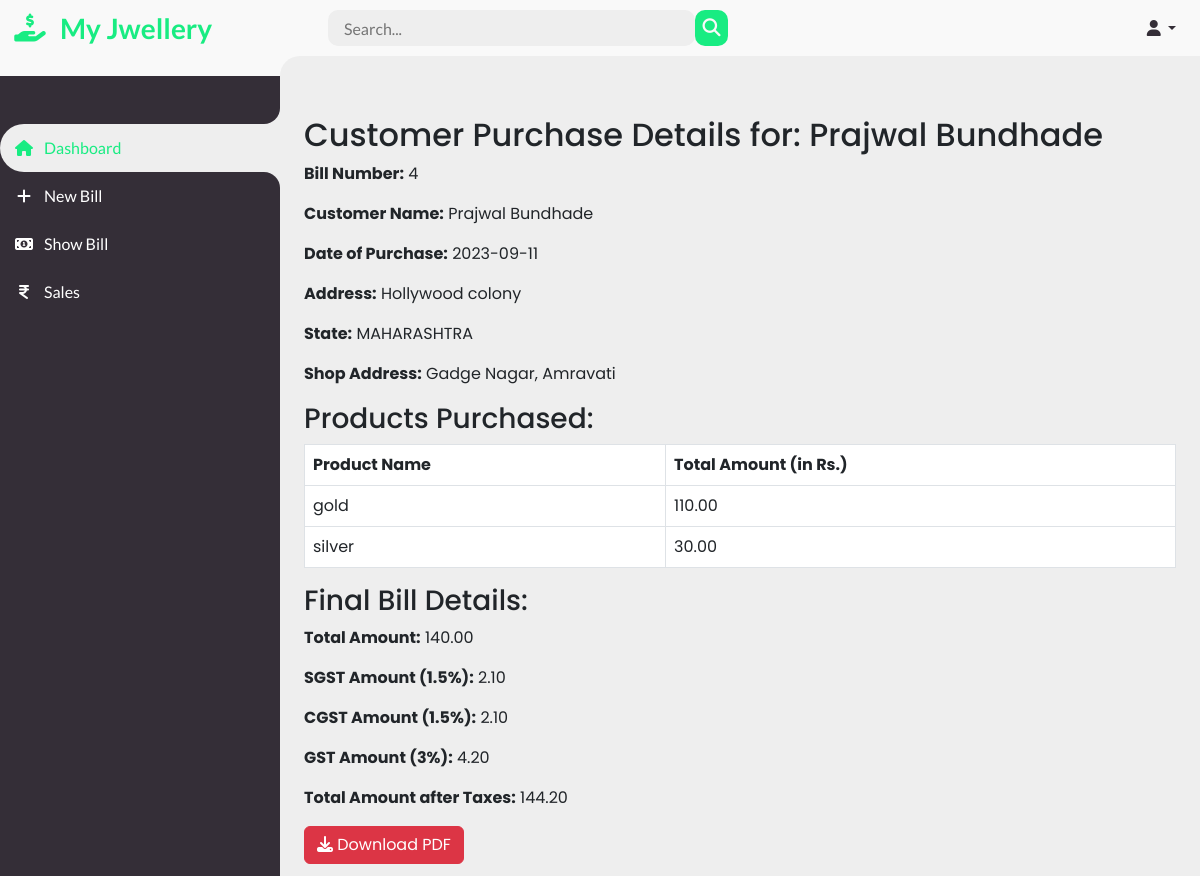
The page /view.php?customer_id=4 on the database its author committed.
### tables this page shows
CREATE TABLE `new_customer_details` (
  `customer_id` int(11) NOT NULL,
  `shop_address` varchar(255) DEFAULT NULL,
  `gstin` varchar(255) DEFAULT NULL,
  `date` date DEFAULT NULL,
  `name` varchar(255) DEFAULT NULL,
  `address` varchar(255) DEFAULT NULL,
  `state` varchar(255) DEFAULT NULL
);

CREATE TABLE `product_details` (
  `product_id` int(11) NOT NULL,
  `customer_id` int(11) DEFAULT NULL,
  `description` varchar(255) DEFAULT NULL,
  `karet` varchar(255) DEFAULT NULL,
  `hsncode` varchar(255) DEFAULT NULL,
  `gross_weight` decimal(10,8) DEFAULT NULL,
  `net_weight` decimal(10,6) DEFAULT NULL,
  `rate` decimal(10,6) DEFAULT NULL,
  `labour_charge` decimal(10,7) DEFAULT NULL,
  `total_amount` decimal(10,2) DEFAULT NULL
);

CREATE TABLE `final_bill` (
  `bill_id` int(11) NOT NULL,
  `customer_id` int(11) DEFAULT NULL,
  `total_amount` decimal(10,2) DEFAULT NULL,
  `sgst_amount` decimal(10,2) DEFAULT NULL,
  `cgst_amount` decimal(10,2) DEFAULT NULL,
  `gst_total` decimal(10,2) DEFAULT NULL,
  `total_amount_after_taxes` decimal(10,2) DEFAULT NULL
);

### view.php (the view, shortened to what this page needs)
<?php
include 'dbconn.php';
if (isset($_GET['customer_id'])) {
    $billNumber = $_GET['customer_id'];
    $sql = "SELECT * FROM `new_customer_details` WHERE `customer_id` = '$billNumber'";
    $result = mysqli_query($conn, $sql);
    $customerDetails = mysqli_fetch_assoc($result);
    $sql = "SELECT * FROM `product_details` WHERE `customer_id` = '$billNumber'";
    $result = mysqli_query($conn, $sql);
    $productDetails = mysqli_fetch_all($result, MYSQLI_ASSOC);
    $sql = "SELECT * FROM `final_bill` WHERE `customer_id` = '$billNumber'";
    $result = mysqli_query($conn, $sql);
    $finalBillDetails = mysqli_fetch_assoc($result);
}
?>
<!DOCTYPE html>
<html lang="en">
<head>
    <link href="https://cdn.jsdelivr.net/npm/bootstrap@5.3.0-alpha1/dist/css/bootstrap.min.css" rel="stylesheet"
>
    <link rel="stylesheet" href="assets/css/dash_style.css">
</head>
<body>
<section id="sidebar">
		<a href="dashboard.php" class="brand">
			<i class="fa fa-solid fa-hand-holding-dollar"></i>
			<span class="text">My Jwellery</span>
		</a>
		<ul class="side-menu top Dashboard">
			<li class="active">
				<a href="dashboard.php">
					<i class="fa fa-solid fa-house"></i>
					<span class="text">Dashboard</span>
				</a>
			</li>
			<li class="">
				<a href="new_bill.php">
				<i class="fa-solid fa fa-plus"></i>
					<span class="text">New Bill</span>
				</a>
			</li>
			<li>
				<a href="">
				<i class="fa-solid fa fa-money-bill-1"></i>
					<span class="text">Show Bill</span>
				</a>
			</li>
			<li>
				<a href="#">
                <i class="fa-solid fa fa-indian-rupee-sign"></i>
					<span class="text">Sales</span>
				</a>
			</li>
		</ul>
	</section>
	<section id="content">
		<nav>
			<form action="#">
				<div class="form-input">
					<input type="search" placeholder="Search...">
					<button type="submit" class="search-btn"><i class="fa fa-solid fa-magnifying-glass"></i></button>
				</div>
			</form>
			<a class="nav-link dropdown-toggle" href="#" role="button" data-bs-toggle="dropdown" aria-expanded="false">
				<i class="fa-solid fa-user"></i>
			</a>
		</nav>
    <main class="container mt-4">
        <?php if (isset($customerDetails)) { ?>
            <section>
                <h2>Customer Purchase Details for: <?php echo $customerDetails['name']; ?></h2>
                <p><strong>Bill Number:</strong> <?php echo $customerDetails['customer_id']; ?></p>
                <p><strong>Customer Name:</strong> <?php echo $customerDetails['name']; ?></p>
                <p><strong>Date of Purchase:</strong> <?php echo $customerDetails['date']; ?></p>
                <p><strong>Address:</strong> <?php echo $customerDetails['address']; ?></p>
                <p><strong>State:</strong> <?php echo $customerDetails['state']; ?></p>
                <p><strong>Shop Address:</strong> <?php echo $customerDetails['shop_address']; ?></p>
<h3>Products Purchased:</h3>
<table class="table table-bordered">
    <thead>
        <tr>
            <th>Product Name</th>
            <th>Total Amount (in Rs.)</th>
        </tr>
    </thead>
    <tbody>
        <?php foreach ($productDetails as $product) { ?>
            <tr>
                <td><?php echo $product['description']; ?></td>
                <td><?php echo $product['total_amount']; ?></td>
            </tr>
        <?php } ?>
    </tbody>
</table>
                <h3>Final Bill Details:</h3>
                <p><strong>Total Amount:</strong> <?php echo $finalBillDetails['total_amount']; ?></p>
                <p><strong>SGST Amount (1.5%):</strong> <?php echo $finalBillDetails['sgst_amount']; ?></p>
                <p><strong>CGST Amount (1.5%):</strong> <?php echo $finalBillDetails['cgst_amount']; ?></p>
                <p><strong>GST Amount (3%):</strong> <?php echo $finalBillDetails['gst_total']; ?></p>
                <p><strong>Total Amount after Taxes:</strong> <?php echo $finalBillDetails['total_amount_after_taxes']; ?></p>
                <a href="generate_pdf.php?customer_id=<?php echo $customerDetails['customer_id']; ?>"
                    class="btn btn-danger"><i class="fa fa-download"></i> Download PDF</a>
            </section>
        <?php } else { ?>
            <section>
                <p>No purchase details found for the provided bill number.</p>
            </section>
        <?php } ?>
    </main>
</body>
</html>

### assets/css/dash_style.css (style rules this page uses)
* { margin: 0; padding: 0; box-sizing: border-box; text-decoration: none !important; }
a { text-decoration: none !important; }
li { list-style: none; text-decoration: none !important; }
html { overflow-x: hidden; }
body { background: var(--grey) !important; overflow-x: hidden; text-decoration: none !important; }
:root { --poppins: 'Poppins', sans-serif; --lato: 'Lato', sans-serif; --light: #F9F9F9; --blue: #18ec82; --light-blue: #CFE8FF; --grey: #eee; --dark-grey: #AAAAAA; --dark: #342E37; --red: #DB504A; --yellow: #FFCE26; --light-yellow: #FFF2C6; --orange: #FD7238; --light-orange: #FFE0D3; }
#sidebar { position: fixed; background: #342E37; top: 0; left: 0; width: 280px; height: 100%; z-index: 2000; font-family: var(--lato); transition: .3s ease; overflow-x: hidden; scrollbar-width: none; }
#sidebar .brand { font-size: 28px; font-weight: 700; height: 56px; display: flex; align-items: center; color: var(--blue); position: sticky; top: 0; left: 0; background: var(--light); z-index: 500; padding-bottom: 20px; box-sizing: content-box; }
#sidebar .brand .fa { min-width: 60px; display: flex; justify-content: center; }
#sidebar .side-menu { width: 100%; margin-top: 48px; padding-left: 0; }
#sidebar .side-menu li { height: 48px; background: transparent; margin-left: 0px ; border-radius: 48px 0 0 48px; padding: 4px; text-decoration: none !important; }
#sidebar .side-menu li.active { background: var(--grey); position: relative; }
#sidebar .side-menu li.active::before { content: ''; position: absolute; width: 40px; height: 40px; border-radius: 40%; top: -40px; right: 0; box-shadow: 20px 20px 0 var(--grey); z-index: -1; }
#sidebar .side-menu li.active::after { content: ''; position: absolute; width: 40px; height: 40px; border-radius: 40%; bottom: -40px; right: 0; box-shadow: 20px -20px 0 var(--grey); z-index: -1; }
#sidebar .side-menu li a { width: 100%; height: 100%; display: flex; align-items: center; border-radius: 40px; font-size: 16px; color: white; white-space: nowrap; overflow-x: hidden; }
#sidebar .side-menu.top li.active a { color: var(--blue); }
#sidebar .side-menu li a .fa { min-width: calc(60px - ((4px + 6px) * 2)); display: flex; justify-content: center; }
#content { position: fixed; width: calc(100% - 280px); left: 280px; transition: .3s ease; }
#content nav { height: 56px; background: var(--light); padding: 0 24px; display: flex; align-items: center; grid-gap: 24px; font-family: var(--lato); position: sticky; top: 0; left: 100px; z-index: 1000; }
#content nav::before { content: ''; position: absolute; width: 40px; height: 40px; bottom: -40px; left: 0; border-radius: 50%; box-shadow: -20px -20px 0 var(--light); }
#content nav a { color: var(--dark); }
#content nav .nav-link { font-size: 16px; transition: .3s ease; }
#content nav form { max-width: 400px; width: 100%; margin-right: auto; }
#content nav form .form-input { display: flex; align-items: center; height: 36px; }
#content nav form .form-input input { flex-grow: 1; padding: 0 16px; height: 100%; border: none; background: var(--grey); border-radius: 10px; outline: none; width: 100%; color: var(--dark); }
#content nav form .form-input button { width: 36px; height: 100%; display: flex; justify-content: center; align-items: center; background: var(--blue); color: var(--light); font-size: 18px; border: none; outline: none; border-radius: 10px; cursor: pointer; }
#content main { width: 100%; padding: 36px 24px; font-family: var(--poppins); max-height: calc(100vh - 56px); overflow-y: auto; }

### rows shown on the page
new_customer_details: name "Prajwal Bundhade", customer_id "4", date "2023-09-11", address "Hollywood colony", state "MAHARASHTRA", shop_address "Gadge Nagar, Amravati"
product_details: description "gold", total_amount "110.00"
product_details: description "silver", total_amount "30.00"
final_bill: total_amount "140.00", sgst_amount "2.10", cgst_amount "2.10", gst_total "4.20", total_amount_after_taxes "144.20"
